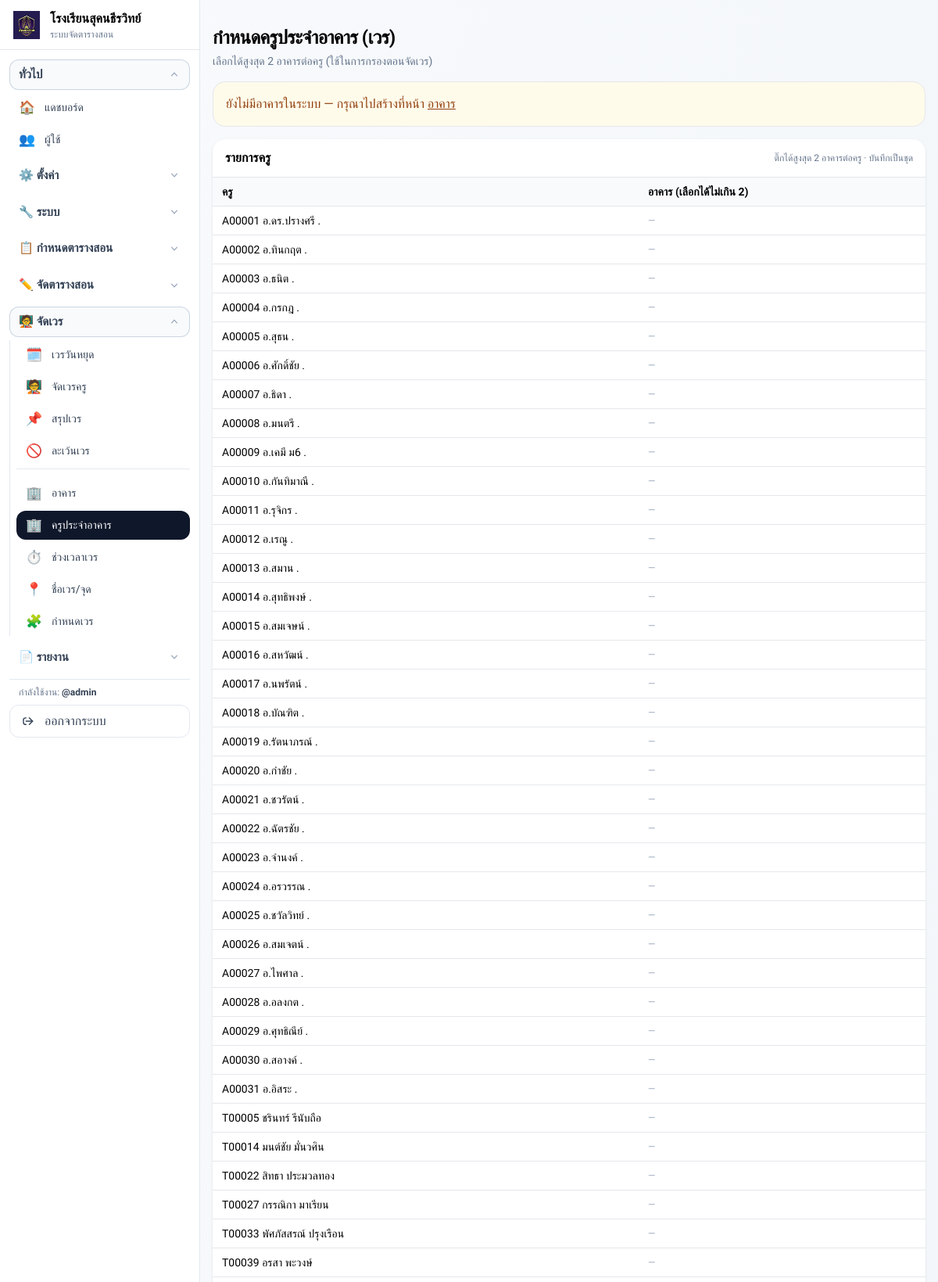
Page /public/teacher_buildings.php (signed in, upper part) on the committed database.
### tables this page shows
CREATE TABLE `teachers` (
  `id` int(10) unsigned NOT NULL AUTO_INCREMENT,
  `teacher_code` varchar(30) NOT NULL,
  `title` varchar(20) DEFAULT NULL,
  `first_name` varchar(100) NOT NULL,
  `last_name` varchar(100) NOT NULL,
  `created_at` timestamp NOT NULL DEFAULT current_timestamp(),
  `subject_group` tinyint(3) unsigned DEFAULT NULL COMMENT '1-คณิต,2-วิทย์/เทคโน,3-ไทย,4-ภาษาตปท.,5-สังคม/ศาสนา/วัฒนธรรม,6-สุข/พละ,7-ศิลป,8-การงานอาชีพ,9-อื่นๆ',
  PRIMARY KEY (`id`),
  UNIQUE KEY `teacher_code` (`teacher_code`)
);

### app/helpers.php (called while the page is built, shortened)
<?php
function url($path = '') {
  $base = rtrim(BASE_URL, '/');
  $p = ltrim($path, '/');
  return $base . ($p ? '/' . $p : '');
}

### public/teacher_buildings.php (the view, shortened to what this page needs)
<?php
require_once __DIR__ . '/../app/helpers.php';
require_once __DIR__ . '/../app/db.php';
$buildings = tt_buildings_list($pdo, false);
$hasBuildings = !empty($buildings);
$teachers = $pdo->query('SELECT id, teacher_code, first_name, last_name FROM teachers ORDER BY teacher_code, first_name, last_name')->fetchAll(PDO::FETCH_ASSOC);
include __DIR__ . '/../partials/head.php';
include __DIR__ . '/../partials/navbar.php';
?>
<div class="max-w-6xl mx-auto px-4 mt-8">
  <div class="flex flex-col md:flex-row md:items-end md:justify-between gap-3 mb-4">
    <div>
      <h1 class="text-2xl font-semibold tracking-tight">กำหนดครูประจำอาคาร (เวร)</h1>
      <p class="text-sm text-slate-500 mt-1">เลือกได้สูงสุด 2 อาคารต่อครู (ใช้ในการกรองตอนจัดเวร)</p>
    </div>
  </div>
  <?php if (!$hasBuildings): ?>
    <div class="mb-4 p-4 rounded-2xl border bg-amber-50 text-amber-800">
      ยังไม่มีอาคารในระบบ — กรุณาไปสร้างที่หน้า <a class="underline" href="<?= url('buildings.php'); ?>">อาคาร</a>
    </div>
  <?php endif; ?>
  <div class="bg-white rounded-2xl shadow overflow-hidden">
    <div class="px-4 py-3 border-b flex items-center justify-between gap-3">
      <div class="font-semibold">รายการครู</div>
      <div class="text-xs text-slate-500">ติ๊กได้สูงสุด 2 อาคารต่อครู · บันทึกเป็นชุด</div>
    </div>
    <form method="post">
      <div class="overflow-x-auto">
        <table class="min-w-full text-sm">
          <thead class="bg-slate-50">
            <tr>
              <th class="text-left px-3 py-2">ครู</th>
              <th class="text-left px-3 py-2">อาคาร (เลือกได้ไม่เกิน 2)</th>
            </tr>
          </thead>
          <tbody>
            <?php foreach ($teachers as $t): ?>
              <?php
                $name = trim(($t['first_name'] ?? '').' '.($t['last_name'] ?? ''));
              ?>
              <tr class="border-t">
                <td class="px-3 py-2">
                  <div class="font-medium"><?= htmlspecialchars((string)$t['teacher_code']); ?> <?= htmlspecialchars($name); ?></div>
                </td>
                <td class="px-3 py-2">
                  <?php if (!$hasBuildings): ?>
                    <div class="text-xs text-slate-400">—</div>
                  <?php endif; ?>
                </td>
              </tr>
            <?php endforeach; ?>
          </tbody>
        </table>
      </div>
    </form>
  </div>
</div>
<?php include __DIR__ . '/../partials/footer.php'; ?>

### partials/head.php (style rules this page uses)
body { font-family: 'Sarabun', sans-serif; }
:root { --primary: #6366f1; --primary-dark: #4f46e5; --secondary: #8b5cf6; --success: #10b981; --danger: #ef4444; --warning: #f59e0b; }

### rows in the picture
teachers: teacher_code "A00001", name "อ.ดร.ปรางศรี ."
teachers: teacher_code "A00002", name "อ.ทินกฤต ."
teachers: teacher_code "A00003", name "อ.ธนิต ."
teachers: teacher_code "A00004", name "อ.กรกฎ ."
teachers: teacher_code "A00005", name "อ.สุธน ."
teachers: teacher_code "A00006", name "อ.ศักดิ์ชัย ."
teachers: teacher_code "A00007", name "อ.ธิดา ."
teachers: teacher_code "A00008", name "อ.มนตรี ."
teachers: teacher_code "A00009", name "อ.เคมี ม6 ."
teachers: teacher_code "A00010", name "อ.กันทิมาณี ."
teachers: teacher_code "A00011", name "อ.รุจิกร ."
teachers: teacher_code "A00012", name "อ.เรณู ."
teachers: teacher_code "A00013", name "อ.สมาน ."
teachers: teacher_code "A00014", name "อ.สุทธิพงษ์ ."
teachers: teacher_code "A00015", name "อ.สมเจษน์ ."
teachers: teacher_code "A00016", name "อ.สหวัฒน์ ."
teachers: teacher_code "A00017", name "อ.นพรัตน์ ."
teachers: teacher_code "A00018", name "อ.บัณฑิต ."
teachers: teacher_code "A00019", name "อ.รัตนาภรณ์ ."
teachers: teacher_code "A00020", name "อ.กำชัย ."
teachers: teacher_code "A00021", name "อ.ชวรัตน์ ."
teachers: teacher_code "A00022", name "อ.ฉัตรชัย ."
teachers: teacher_code "A00023", name "อ.จำนงค์ ."
teachers: teacher_code "A00024", name "อ.อรวรรณ ."
teachers: teacher_code "A00025", name "อ.ชวัลวิทย์ ."
teachers: teacher_code "A00026", name "อ.สมเจตน์ ."
teachers: teacher_code "A00027", name "อ.ไพศาล ."
teachers: teacher_code "A00028", name "อ.อลงกต ."
teachers: teacher_code "A00029", name "อ.ศุทธิณีย์ ."
teachers: teacher_code "A00030", name "อ.สอางค์ ."
teachers: teacher_code "A00031", name "อ.อิสระ ."
teachers: teacher_code "T00005", name "ชรินทร์ รีนับถือ"
teachers: teacher_code "T00014", name "มนต์ชัย มั่นวศิน"
teachers: teacher_code "T00022", name "สิทธา ประมวลทอง"
teachers: teacher_code "T00027", name "กรรณิกา มาเรียน"
teachers: teacher_code "T00033", name "พัศภัสสรณ์ ปรุงเรือน"
teachers: teacher_code "T00039", name "อรสา พะวงษ์"
